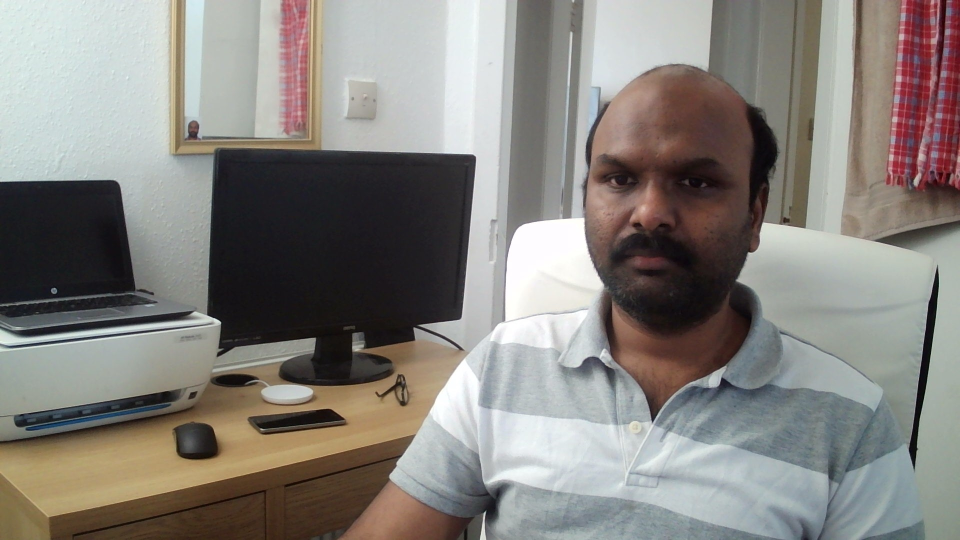
#> input picture My Projects/Face_Recognition_Servo/images/anand.jpg, 1920 x 1080 px, given in place of the camera (shown at 1/2 size)
$ python Object-Detection.py   (older library calls are emulated)
#> lines starting #> are read from the running program, lines starting #| are printed output that depends on the picture; after the words box and inside, x2 and y2 are one past the last pixel; in counts of white or black regions, pixels touching at a corner belong together
import cv2
import numpy as np
import RPi.GPIO as GPIO
import time


cap = cv2.VideoCapture(0)
_,frame = cap.read()
#> frame is the input picture: shape (1080, 1920, 3); mean B, G, R 125.8, 130.7, 134.4
rows,cols,_=frame.shape
#> rows = 1080; cols = 1920
center = int(cols/2)
#> center = 960
x_medium = int(cols/2)
#> x_medium = 960


while True:


    _,frame = cap.read()
    hsv_frame = cv2.cvtColor(frame, cv2.COLOR_BGR2HSV)
#> hsv_frame: shape (1080, 1920, 3); mean H, S, V 69.8, 41.7, 139.5

    low_red = np.array([161, 155, 84])
    high_red = np.array([179, 255, 255])
    red_mask = cv2.inRange(hsv_frame,low_red,high_red)
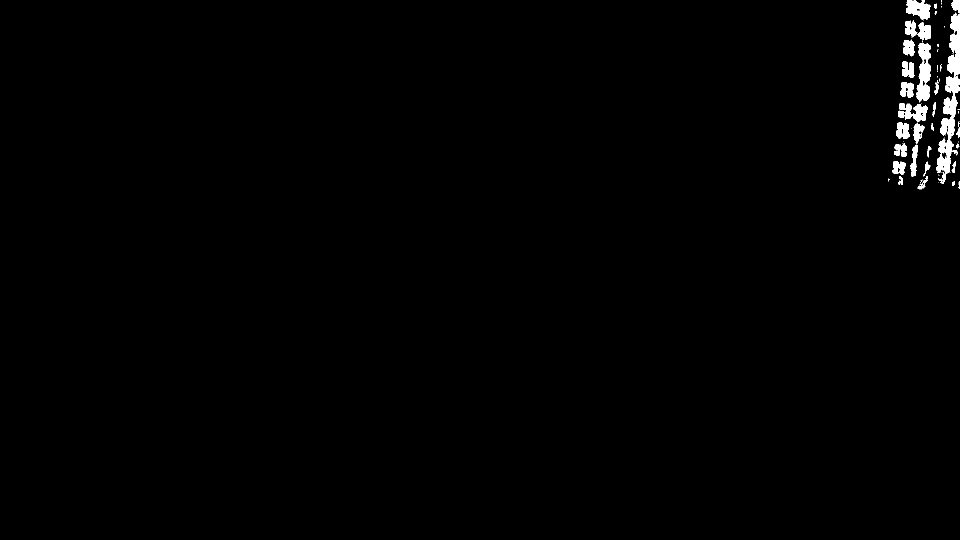
#> red_mask: shape (1080, 1920) (shown at 1/2 size); 0.89% white; 74 white regions (38 under 20 px)

    _,contours,_= cv2.findContours(red_mask,cv2.RETR_TREE,cv2.CHAIN_APPROX_SIMPLE)
#> contours = 127 contours, 87 with area under 20; largest, box (x1, y1, x2, y2) and area: (1873, 26, 1920, 367) 5886, (1832, 86, 1862, 205) 2166, (1812, 0, 1861, 39) 1245, (1810, 207, 1856, 245) 970, (1835, 44, 1862, 81) 620
    contours = sorted(contours,key=lambda x:cv2.contourArea(x),reverse=True)
    x_medium = 0
    for cnt in contours:
        (x,y,w,h)=cv2.boundingRect(cnt)
        x_medium = int((x+x+w)/2)
        break
#> this loop made 1 pass
#> (x, y, w, h, x_medium) on pass 1: (1873, 26, 47, 341, 1896)

    print('center: '+str(center))
#| center: 960
    print('x_medium: '+str(x_medium))
#| x_medium: 1896
    cv2.line(frame, (x_medium,0),(x_medium,480),(0,255,0),2)
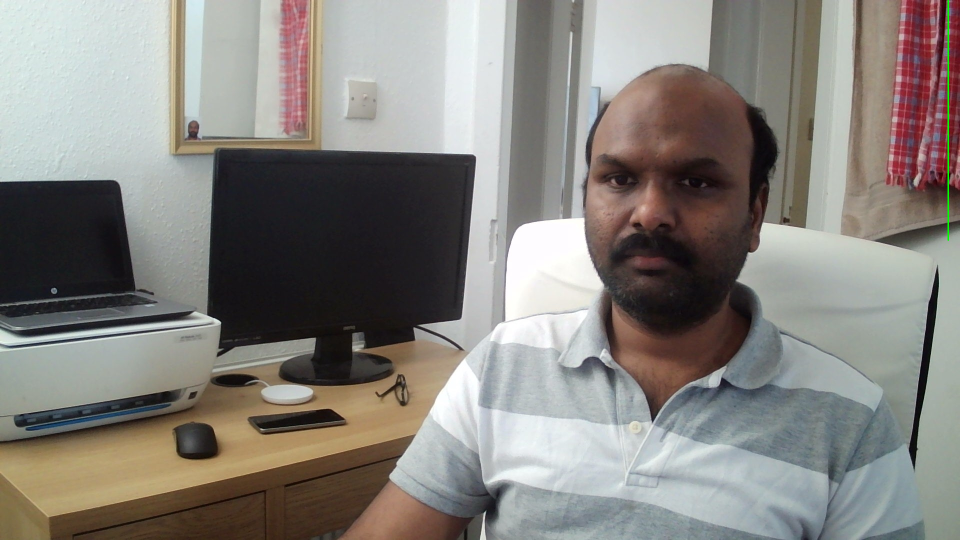
#> frame: shape (1080, 1920, 3) (shown at 1/2 size); 0.07% of pixels changed, all inside (x1, y1, x2, y2) = (1895, 0, 1898, 482)
    cv2.imshow("Frame", frame)


    key = cv2.waitKey(1)
#> (key Esc is pressed here)

    if key == 27:
        break


#> (the run stopped early here; a loop or call above may not have finished)

$ run again, on My Projects/Face_Recognition_Servo/images/mithilesh.jpg
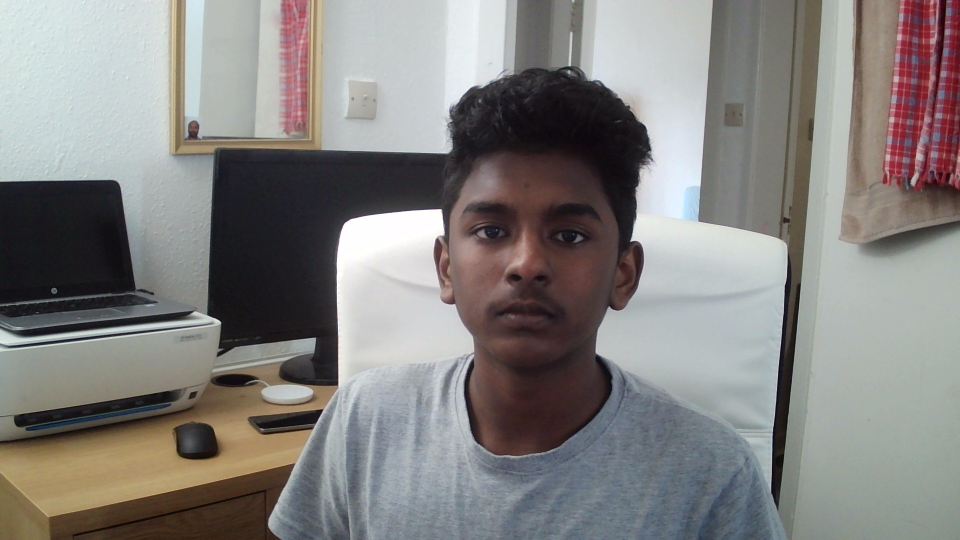
#> input picture My Projects/Face_Recognition_Servo/images/mithilesh.jpg, 1920 x 1080 px, given in place of the camera (shown at 1/2 size)
#> frame is the input picture: shape (1080, 1920, 3); mean B, G, R 128.1, 130.1, 132.4
#> hsv_frame: shape (1080, 1920, 3); mean H, S, V 79.4, 38, 138.5
#> `red_mask = cv2.inRange(hsv_frame,low_red,high_red)`:
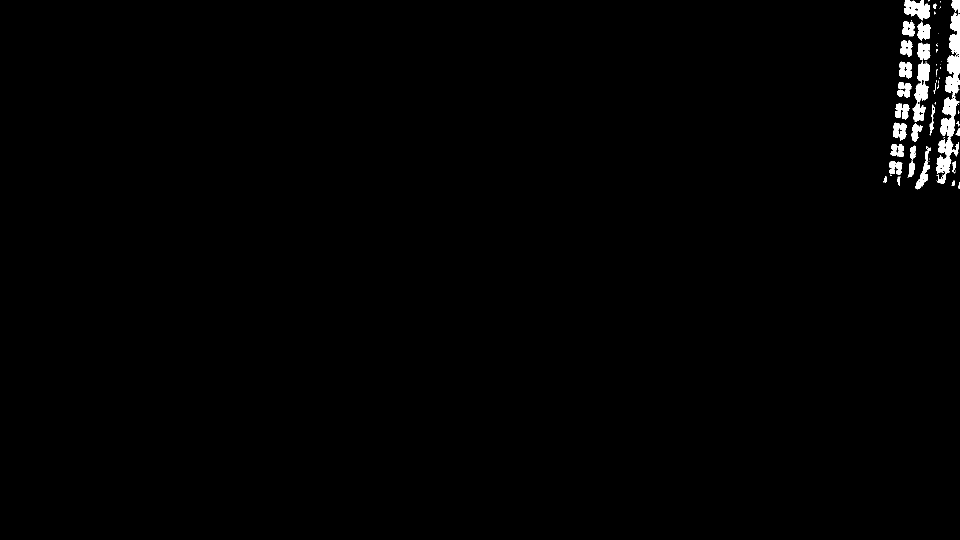
#> red_mask: shape (1080, 1920) (shown at 1/2 size); 0.91% white; 84 white regions (50 under 20 px)
#> contours = 131 contours, 93 with area under 20; largest, box (x1, y1, x2, y2) and area: (1872, 25, 1920, 368) 5990, (1825, 122, 1860, 244) 1909, (1808, 0, 1860, 41) 1314, (1831, 295, 1862, 379) 650, (1835, 86, 1861, 121) 648
#> the loop `for cnt in contours:` made 1 pass
#> (x, y, w, h, x_medium) on pass 1: (1872, 25, 48, 343, 1896)
#| center: 960
#| x_medium: 1896
#> `cv2.line(frame, (x_medium,0),(x_medium,480),(0,255,0),2)`:
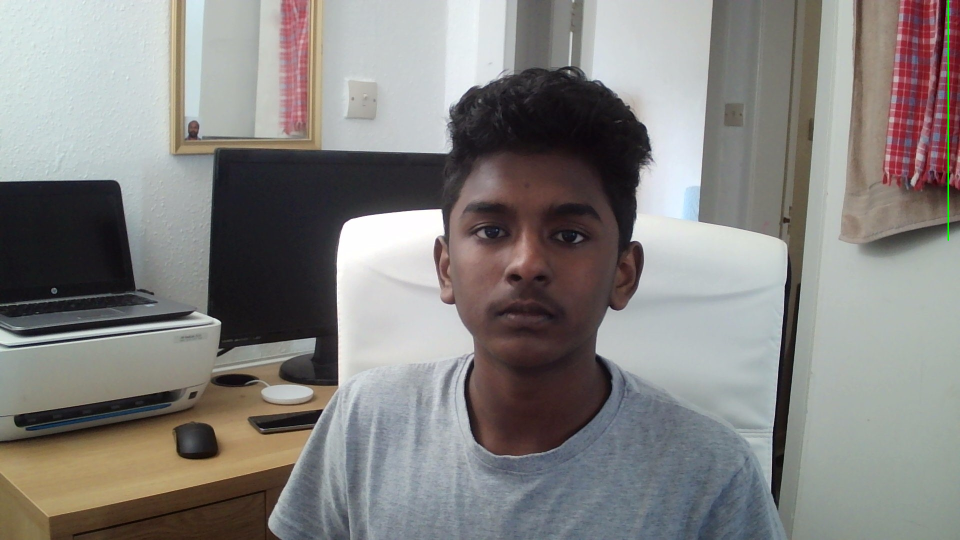
#> frame: shape (1080, 1920, 3) (shown at 1/2 size); 0.07% of pixels changed, all inside (x1, y1, x2, y2) = (1895, 0, 1898, 482)

$ run again, on My Projects/Face_Recognition_Servo/images/mithilesh2.jpg
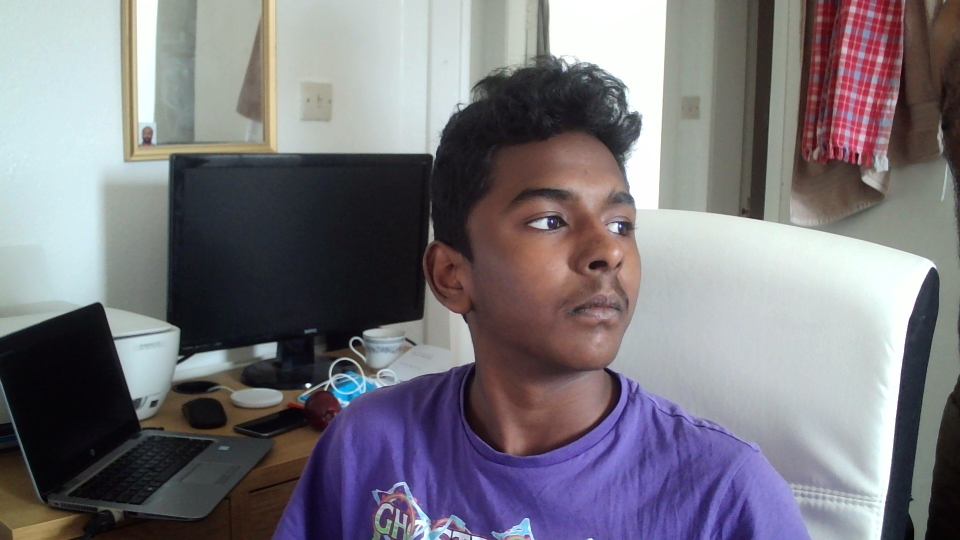
#> input picture My Projects/Face_Recognition_Servo/images/mithilesh2.jpg, 1920 x 1080 px, given in place of the camera (shown at 1/2 size)
#> frame is the input picture: shape (1080, 1920, 3); mean B, G, R 124.6, 117.8, 120.9
#> hsv_frame: shape (1080, 1920, 3); mean H, S, V 82.9, 57.3, 134.1
#> `red_mask = cv2.inRange(hsv_frame,low_red,high_red)`:
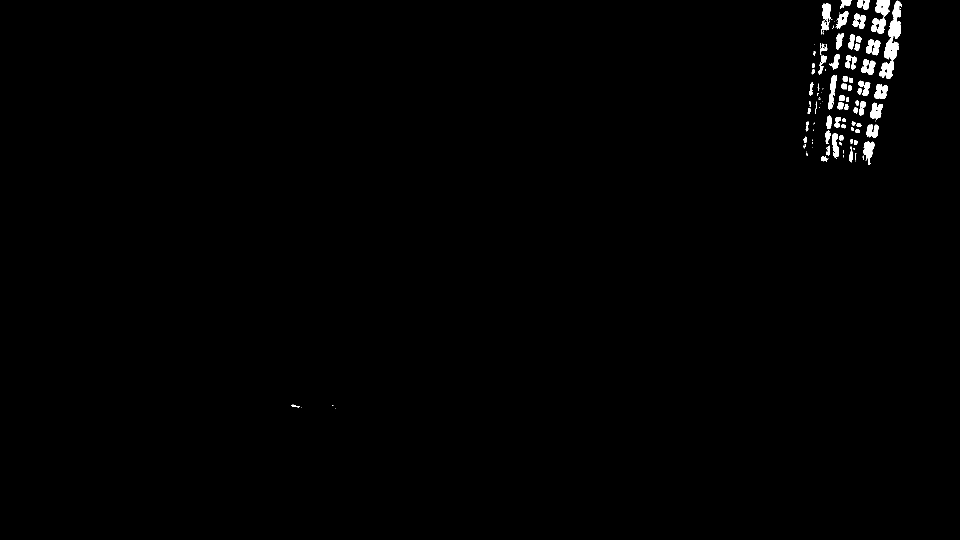
#> red_mask: shape (1080, 1920) (shown at 1/2 size); 0.78% white; 121 white regions (50 under 20 px)
#> contours = 151 contours, 85 with area under 20; largest, box (x1, y1, x2, y2) and area: (1758, 2, 1803, 158) 2452, (1742, 0, 1780, 68) 1221, (1748, 168, 1776, 198) 556, (1726, 282, 1749, 330) 534, (1740, 205, 1766, 240) 525
#> the loop `for cnt in contours:` made 1 pass
#> (x, y, w, h, x_medium) on pass 1: (1758, 2, 45, 156, 1780)
#| center: 960
#| x_medium: 1780
#> `cv2.line(frame, (x_medium,0),(x_medium,480),(0,255,0),2)`:
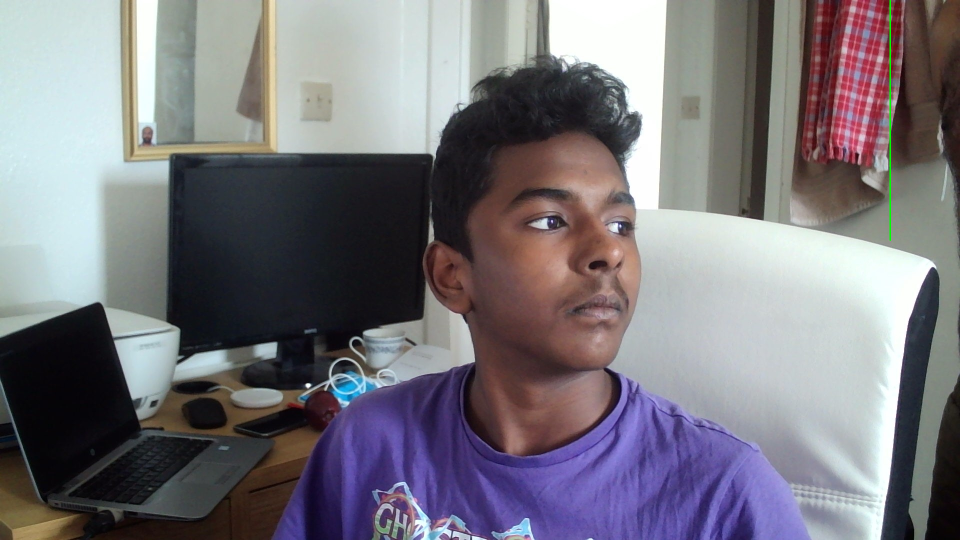
#> frame: shape (1080, 1920, 3) (shown at 1/2 size); 0.07% of pixels changed, all inside (x1, y1, x2, y2) = (1779, 0, 1782, 482)
